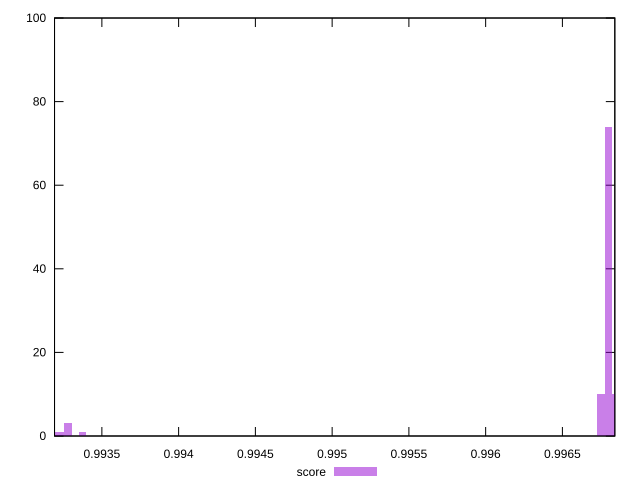

Here is the gnuplot script that generated this plot:
reset

$score <<EOF
0.9968471157160967 10
0.9967995494081463 74
0.996751983100196 10
0.9931845100039175 1
0.993374775235719 1
0.9932796426198183 3
0.9932320763118679 1
EOF

set key outside below
set boxwidth 0.00004756630795037919
set xrange [0.9931916248808736:0.9968414604883424]
set yrange [0:100]
set trange [0:100]
set style fill transparent solid 0.5 noborder
set terminal svg size 640, 490 enhanced background rgb 'white'
set output "reprap/first-cpu-idle/samples/pages+cached+noexternal+nosvg/score/histogram.svg"

plot $score title "score" with boxes

reset
